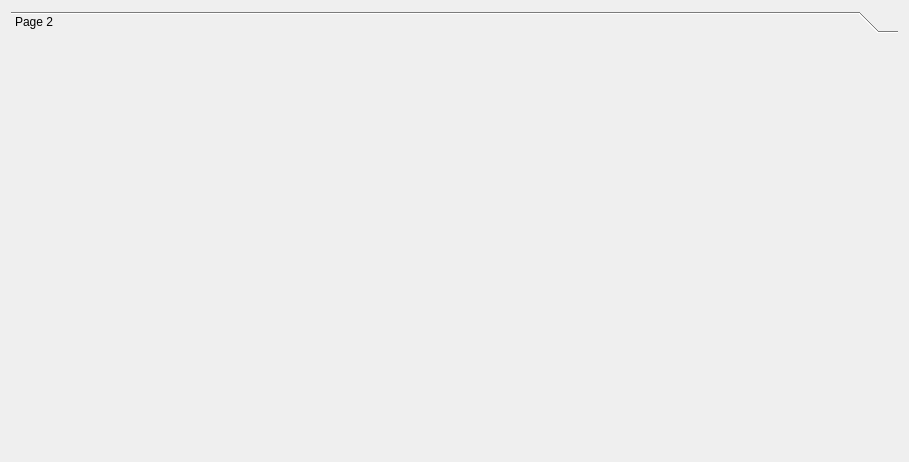
<?xml version="1.0" encoding="UTF-8"?>
<ui version="4.0">
 <class>ContactRecordView</class>
 <widget class="QWidget" name="ContactRecordView">
  <property name="geometry">
   <rect>
    <x>0</x>
    <y>0</y>
    <width>909</width>
    <height>462</height>
   </rect>
  </property>
  <property name="windowTitle">
   <string>Form</string>
  </property>
  <layout class="QGridLayout" name="gridLayout">
   <item row="0" column="0">
    <widget class="QToolBox" name="toolBox">
     <property name="currentIndex">
      <number>0</number>
     </property>
     <widget class="QWidget" name="page_2">
      <property name="geometry">
       <rect>
        <x>0</x>
        <y>0</y>
        <width>891</width>
        <height>417</height>
       </rect>
      </property>
      <attribute name="label">
       <string>Page 2</string>
      </attribute>
     </widget>
    </widget>
   </item>
  </layout>
 </widget>
 <resources/>
 <connections/>
</ui>
